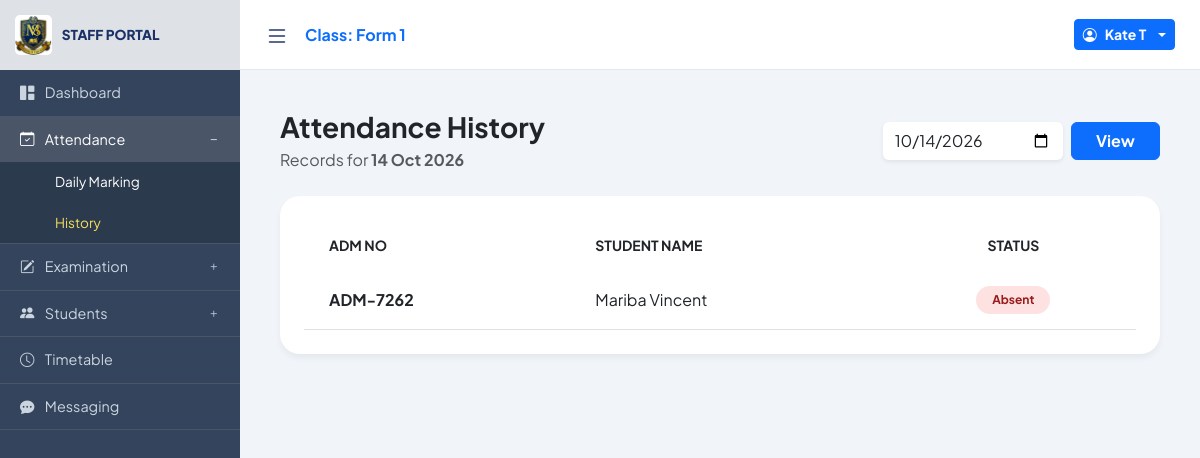
The app's page /lecturer/attendance_history.php?view_date=2026-10-14 (signed in) with its own data.
### tables this page shows
CREATE TABLE `attendance` (
  `attendance_id` int NOT NULL,
  `student_id` int NOT NULL,
  `date` date NOT NULL,
  `status` enum('Present','Absent','Late') NOT NULL
);

CREATE TABLE `students` (
  `student_id` int NOT NULL,
  `user_id` int NOT NULL,
  `adm_no` varchar(20) DEFAULT NULL,
  `full_name` varchar(100) NOT NULL,
  `gender` enum('Male','Female','Other') DEFAULT NULL,
  `form` varchar(20) DEFAULT NULL,
  `email` varchar(100) DEFAULT NULL,
  `dob` date DEFAULT NULL,
  `address` varchar(255) DEFAULT NULL,
  `password` varchar(255) DEFAULT NULL,
  `parent_name` varchar(100) DEFAULT NULL,
  `parent_contact` varchar(20) DEFAULT NULL,
  `status` enum('Active','Suspended','Graduated') DEFAULT 'Active',
  `created_at` timestamp NULL DEFAULT CURRENT_TIMESTAMP
);

### lecturer/attendance_history.php (the view, shortened to what this page needs)
<?php
include('../database/db_connect.php');
$staff_id = (int) $_SESSION['user_id'];
$staff_query = $conn->query("SELECT full_name, assigned_form FROM teachers WHERE teacher_id = $staff_id");
$staff_data = $staff_query->fetch_assoc() ?: [];
$assigned_form      = $staff_data['assigned_form'] ?? '';
$filter_date = $_GET['view_date'] ?? date('Y-m-d');
$records = [];
if ($assigned_form) {
    $stmt = $conn->prepare("
        SELECT a.status, s.full_name, s.adm_no
        FROM attendance a
        JOIN students s ON a.student_id = s.student_id
        WHERE s.form = ? AND a.date = ?
        ORDER BY s.full_name ASC
    ");
    $stmt->bind_param("ss", $assigned_form, $filter_date);
    $stmt->execute();
    $res = $stmt->get_result();
    while ($row = $res->fetch_assoc()) $records[] = $row;
}
?>
<!DOCTYPE html>
<html lang="en">
<head>
    <link href="https://cdn.jsdelivr.net/npm/bootstrap@5.3.0/dist/css/bootstrap.min.css" rel="stylesheet">
    <link rel="stylesheet" href="https://cdn.jsdelivr.net/npm/bootstrap-icons@1.11.0/font/bootstrap-icons.css">
</head>
<body>
<?php include('includes/sidebar.php'); ?>
<?php include('includes/topbar.php'); ?>
<main class="main-content">
    <div class="row mb-4 align-items-center">
        <div class="col-md-6">
            <h3 class="fw-bold mb-1">Attendance History</h3>
            <p class="text-muted mb-0">Records for <strong><?php echo date('d M Y', strtotime($filter_date)); ?></strong></p>
        </div>
        <div class="col-md-4 ms-auto">
            <form method="GET" class="d-flex gap-2">
                <input type="date" name="view_date" class="form-control border-0 shadow-sm" value="<?php echo htmlspecialchars($filter_date); ?>">
                <button type="submit" class="btn btn-primary fw-bold px-4">View</button>
            </form>
        </div>
    </div>
    <div class="history-card p-4">
        <?php if (!$assigned_form): ?>
            <div class="alert alert-warning rounded-4 mb-0">
                <i class="bi bi-exclamation-triangle me-2"></i>
                You don't have an assigned class yet. Ask your admin to assign you a form.
            </div>
        <?php else: ?>
            <div class="table-responsive">
                <table class="table align-middle mb-0">
                    <thead>
                        <tr class="text-muted small text-uppercase">
                            <th class="border-0">Adm No</th>
                            <th class="border-0">Student Name</th>
                            <th class="border-0 text-center">Status</th>
                        </tr>
                    </thead>
                    <tbody>
                        <?php if (!empty($records)): ?>
                            <?php foreach ($records as $row):
                                $status_class = 'badge-' . strtolower($row['status'] ?? 'absent');
                            ?>
                                <tr class="border-bottom">
                                    <td class="fw-bold"><?php echo htmlspecialchars($row['adm_no'] ?? ''); ?></td>
                                    <td class="fw-500"><?php echo htmlspecialchars($row['full_name'] ?? ''); ?></td>
                                    <td class="text-center">
                                        <span class="badge <?php echo $status_class; ?> rounded-pill px-3 py-2">
                                            <?php echo htmlspecialchars($row['status'] ?? ''); ?>
                                        </span>
                                    </td>
                                </tr>
                            <?php endforeach; ?>
                        <?php endif; ?>
                    </tbody>
                </table>
            </div>
        <?php endif; ?>
    </div>
</main>
</body>
</html>

### lecturer/attendance_history.php (style rules this page uses)
:root { --sidebar-bg: #34445c; --submenu-bg: #2c3a4d; --primary-blue: #1a3066; --sidebar-width: 240px; }
body { font-family: 'Plus Jakarta Sans', sans-serif; background-color: #f1f5f9; margin:0; overflow-x: hidden; transition: all 0.3s; }
.main-content { margin-left: var(--sidebar-width); padding: 40px; transition: all 0.3s ease; }
.history-card { background: white; border-radius: 20px; border: none; box-shadow: 0 4px 6px rgba(0,0,0,0.05); }
.table th, .table td { white-space: nowrap; padding: 15px 25px; }
.table th:nth-child(2), .table td:nth-child(2) { white-space: normal; }
.badge-absent { background: #fee2e2; color: #991b1b; }

### records on screen
attendance: student.adm_no "ADM-7262", student.full_name "Mariba Vincent", status "Absent"

### other values on screen
$extra_label "Class: Form 1"
$staff_display_name "Kate T"
